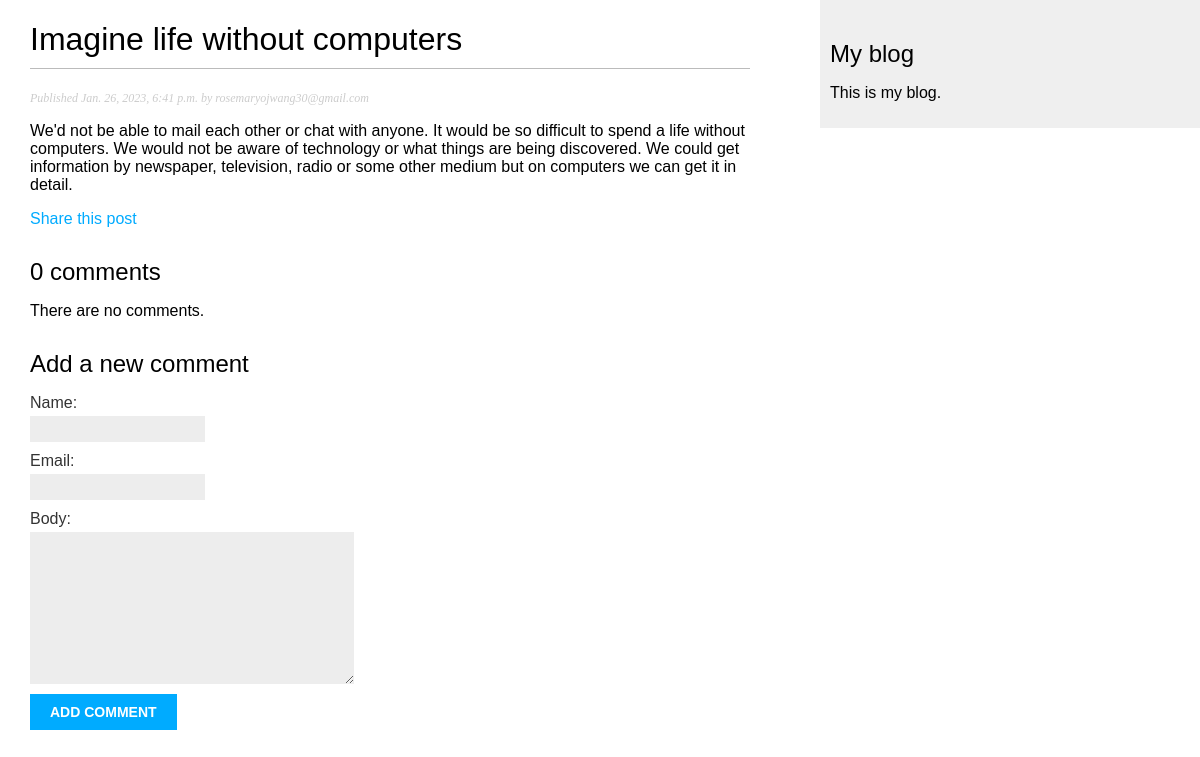
/blog/2023/1/26/imagine-life-without-computers/, run on the app's committed database.
### blog/models.py (models this page shows, shortened)
class Post(models.Model):
    class Status(models.TextChoices):
        DRAFT = 'DF', 'Draft'
        PUBLISHED = 'PB', 'Published'
    title = models.CharField(max_length = 250)
    slug = models.SlugField(max_length = 250,
                            unique_for_date='publish')
    author = models.ForeignKey(User,
                               on_delete=models.CASCADE,
                               related_name='blog_posts')
    body = models.TextField()
    publish = models.DateTimeField(default=timezone.now)
    created = models.DateTimeField(auto_now_add=True)
    updated = models.DateTimeField(auto_now=True)
    status = models.CharField(max_length=2,
                              choices=Status.choices,
                              default=Status.DRAFT)
    objects = models.Manager()
    published = PublishedManager()
    class Meta:
        ordering = ['-publish']
        indexes = [
            models.Index(fields=['-publish']),
        ]

### blog/views.py (the view)
def post_detail(request, year, month, day, post):
    post = get_object_or_404(Post,
                            status=Post.Status.PUBLISHED,
                            slug=post,
                            publish__year=year,
                            publish__month=month,
                            publish__day=day)
    comments = post.comments.filter(active=True)
    form = CommentForm()
    return render(request,
                'blog/post/detail.html',
                {'post': post,
                 'comments': comments,
                 'form': form})

### blog/forms.py
class CommentForm(forms.ModelForm):
    class Meta:
        model = Comment
        fields = ['name', 'email', 'body']

### blog/templates/blog/post/detail.html (shortened to what this page needs)
{% extends "blog/base.html" %}
{% block content %}
    <h1>{{ post.title }}</h1>
    <p class="date">
        Published {{ post.publish}} by {{ post.author}}
    </p>
    {{ post.body|linebreaks }}
    <p>
        <a href="{% url "blog:post_share" post.id %}">
            Share this post
        </a>
    </p>
    {% with comments.count as total_comments %}
        <h2>
            {{ total_comments }} comment{{ total_comments|pluralize }}
        </h2>
    {% endwith %}
    {% for comment in comments %}
        <div class="comment">
            <p class="info">
                Comment {{ forloop.counter }} by {{ comment.name }}
                {{ comment.created }}
            </p>
            {{ comment.body|linebreaks }}
        </div>
    {% empty %}
        <p>There are no comments.</p>
    {% endfor %}
    {% include "blog/post/includes/comment_form.html" %}
{% endblock %}

### static/css/blog.css (style rules this page uses)
body { margin:0; padding:0; font-family:helvetica, sans-serif; }
a { color:#00abff; text-decoration:none; }
h1 { font-weight:normal; border-bottom:1px solid #bbb; padding:0 0 10px 0; }
h2 { font-weight:normal; margin:30px 0 0; }
p.date { color:#ccc; font-family: georgia, serif; font-size: 12px; font-style: italic; }
label { float:left; clear:both; color:#333; margin-bottom:4px; }
input, textarea { clear:both; float:left; margin:0 0 10px; background:#ededed; border:0; padding:6px 10px; font-size:12px; }

### data on the page
Post: title "Imagine life without computers", publish "Jan. 26, 2023, 6:41 p.m.", author "rosemaryojwang30@gmail.com", body "We'd not be able to mail each other or chat with anyone. It would be so difficult to spend a life without computers. We would not be aware of technology or what things are being discovered. We could get information by newspaper, television, radio or some other medium but on computers we can get it in detail."

### other printed values
{{ total_comments }} "0"
